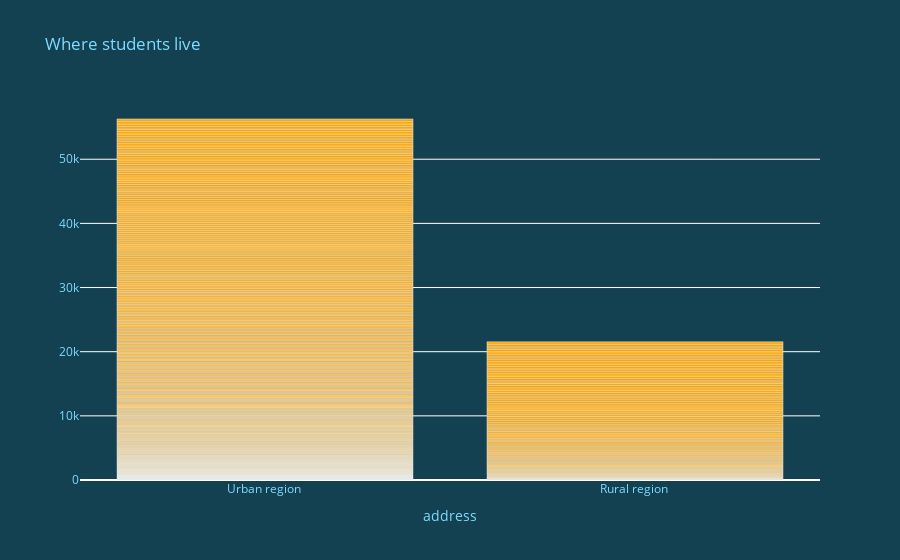

Notebook cell for this chart:
### Code cell
colors = {
    'background': '#134151',
    'text': '#7FDBFF',
    'font-size':'30px'
}



school_ds_fig = px.bar(df, x='school', barmode="group", title="Best school in the region")
sex_ds_fig = px.bar(df, x='sex', barmode="group",title="Gender distribution in the school")
addres_fig  = px.bar(df, 'address', barmode="group",title="Where students live")

school_ds_fig.update_layout(
    plot_bgcolor=colors['background'],
    paper_bgcolor=colors['background'],
    font_color=colors['text']

)
school_ds_fig.update_traces(marker_color='green')

sex_ds_fig.update_layout(plot_bgcolor=colors['background'], paper_bgcolor=colors['background'],font_color=colors['text'])
addres_fig.update_layout(plot_bgcolor=colors['background'], paper_bgcolor=colors['background'],font_color=colors['text'])
addres_fig.update_traces(marker_color='orange')

### Figure 1 — Plotly figure (JSON) as saved in the notebook; plotly's stock layout.template omitted (floating-point values rounded to 4 significant figures; data arrays with more than 128 entries replaced by an {"elided": "..."} marker saying what was removed)
{"data": [{"alignmentgroup": "True", "hoverlabel": {"namelength": 0}, "hovertemplate": "address=%{x}", "legendgroup": "", "marker": {"color": "orange"}, "name": "", "offsetgroup": "", "orientation": "v", "showlegend": false, "textposition": "auto", "type": "bar", "x": {"elided": "395 str values"}, "xaxis": "x", "yaxis": "y"}], "layout": {"barmode": "group", "font": {"color": "#7FDBFF"}, "legend": {"tracegroupgap": 0}, "paper_bgcolor": "#134151", "plot_bgcolor": "#134151", "title": {"text": "Where students live"}, "xaxis": {"anchor": "y", "domain": [0, 1], "title": {"text": "address"}}, "yaxis": {"anchor": "x", "domain": [0, 1]}}}
